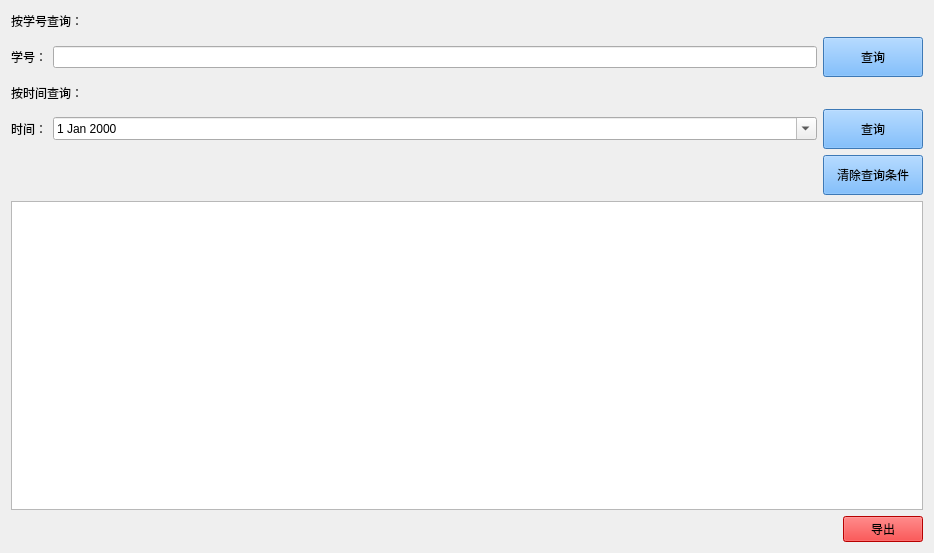
<?xml version="1.0" encoding="UTF-8"?>
<ui version="4.0">
 <class>SignManager</class>
 <widget class="QWidget" name="SignManager">
  <property name="geometry">
   <rect>
    <x>0</x>
    <y>0</y>
    <width>934</width>
    <height>553</height>
   </rect>
  </property>
  <property name="windowTitle">
   <string>Form</string>
  </property>
  <property name="styleSheet">
   <string notr="true">font: 75 16pt &quot;Aharoni&quot;;</string>
  </property>
  <layout class="QGridLayout" name="gridLayout">
   <item row="1" column="0">
    <layout class="QHBoxLayout" name="horizontalLayout_5">
     <item>
      <spacer name="horizontalSpacer_3">
       <property name="orientation">
        <enum>Qt::Horizontal</enum>
       </property>
       <property name="sizeHint" stdset="0">
        <size>
         <width>40</width>
         <height>20</height>
        </size>
       </property>
      </spacer>
     </item>
     <item>
      <widget class="QPushButton" name="pushButton_clear">
       <property name="minimumSize">
        <size>
         <width>100</width>
         <height>40</height>
        </size>
       </property>
       <property name="styleSheet">
        <string notr="true">background-color: rgb(85, 170, 255);</string>
       </property>
       <property name="text">
        <string>清除查询条件</string>
       </property>
      </widget>
     </item>
    </layout>
   </item>
   <item row="2" column="0">
    <widget class="QTableWidget" name="tableWidget"/>
   </item>
   <item row="3" column="0">
    <layout class="QHBoxLayout" name="horizontalLayout_6">
     <item>
      <spacer name="horizontalSpacer_4">
       <property name="orientation">
        <enum>Qt::Horizontal</enum>
       </property>
       <property name="sizeHint" stdset="0">
        <size>
         <width>40</width>
         <height>20</height>
        </size>
       </property>
      </spacer>
     </item>
     <item>
      <widget class="QPushButton" name="pushButton_export">
       <property name="styleSheet">
        <string notr="true">background-color: rgb(255, 0, 0);</string>
       </property>
       <property name="text">
        <string>导出</string>
       </property>
      </widget>
     </item>
    </layout>
   </item>
   <item row="0" column="0">
    <layout class="QVBoxLayout" name="verticalLayout">
     <item>
      <layout class="QHBoxLayout" name="horizontalLayout_3">
       <item>
        <widget class="QLabel" name="label_2">
         <property name="text">
          <string>按学号查询：</string>
         </property>
        </widget>
       </item>
       <item>
        <spacer name="horizontalSpacer">
         <property name="orientation">
          <enum>Qt::Horizontal</enum>
         </property>
         <property name="sizeHint" stdset="0">
          <size>
           <width>40</width>
           <height>20</height>
          </size>
         </property>
        </spacer>
       </item>
      </layout>
     </item>
     <item>
      <layout class="QHBoxLayout" name="horizontalLayout">
       <item>
        <widget class="QLabel" name="label">
         <property name="text">
          <string>学号：</string>
         </property>
        </widget>
       </item>
       <item>
        <widget class="QLineEdit" name="lineEdit_id"/>
       </item>
       <item>
        <widget class="QPushButton" name="pushButton_select_id">
         <property name="minimumSize">
          <size>
           <width>100</width>
           <height>40</height>
          </size>
         </property>
         <property name="styleSheet">
          <string notr="true">background-color: rgb(85, 170, 255);</string>
         </property>
         <property name="text">
          <string>查询</string>
         </property>
        </widget>
       </item>
      </layout>
     </item>
     <item>
      <layout class="QHBoxLayout" name="horizontalLayout_4">
       <item>
        <widget class="QLabel" name="label_3">
         <property name="text">
          <string>按时间查询：</string>
         </property>
        </widget>
       </item>
       <item>
        <spacer name="horizontalSpacer_2">
         <property name="orientation">
          <enum>Qt::Horizontal</enum>
         </property>
         <property name="sizeHint" stdset="0">
          <size>
           <width>40</width>
           <height>20</height>
          </size>
         </property>
        </spacer>
       </item>
      </layout>
     </item>
     <item>
      <layout class="QHBoxLayout" name="horizontalLayout_2">
       <item>
        <widget class="QLabel" name="label_4">
         <property name="text">
          <string>时间：</string>
         </property>
        </widget>
       </item>
       <item>
        <widget class="QDateEdit" name="dateEdit">
         <property name="sizePolicy">
          <sizepolicy hsizetype="Expanding" vsizetype="Fixed">
           <horstretch>0</horstretch>
           <verstretch>0</verstretch>
          </sizepolicy>
         </property>
         <property name="calendarPopup">
          <bool>true</bool>
         </property>
        </widget>
       </item>
       <item>
        <widget class="QPushButton" name="pushButton_select_time">
         <property name="minimumSize">
          <size>
           <width>100</width>
           <height>40</height>
          </size>
         </property>
         <property name="styleSheet">
          <string notr="true">background-color: rgb(85, 170, 255);</string>
         </property>
         <property name="text">
          <string>查询</string>
         </property>
        </widget>
       </item>
      </layout>
     </item>
    </layout>
   </item>
  </layout>
 </widget>
 <resources/>
 <connections/>
</ui>
